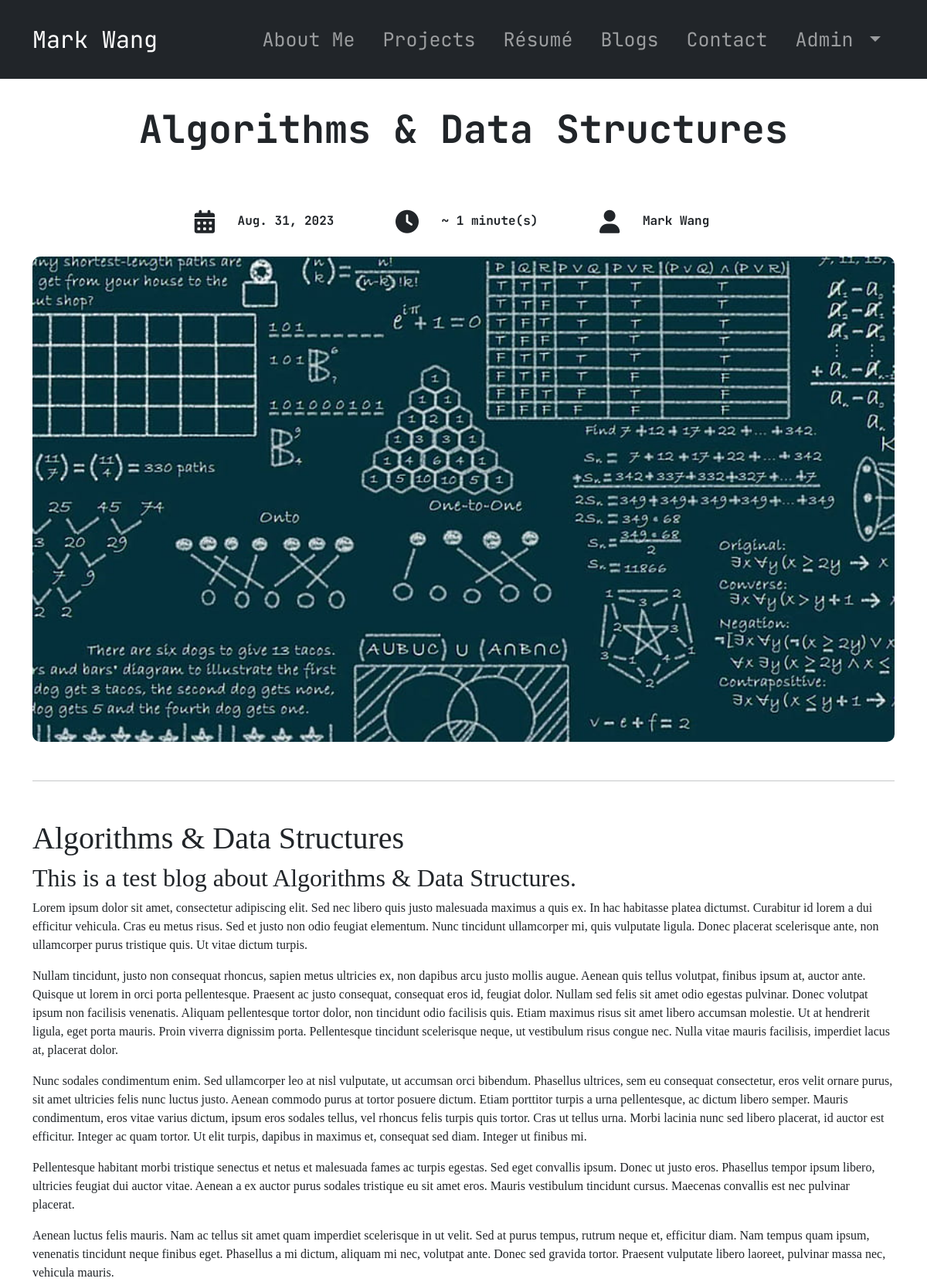
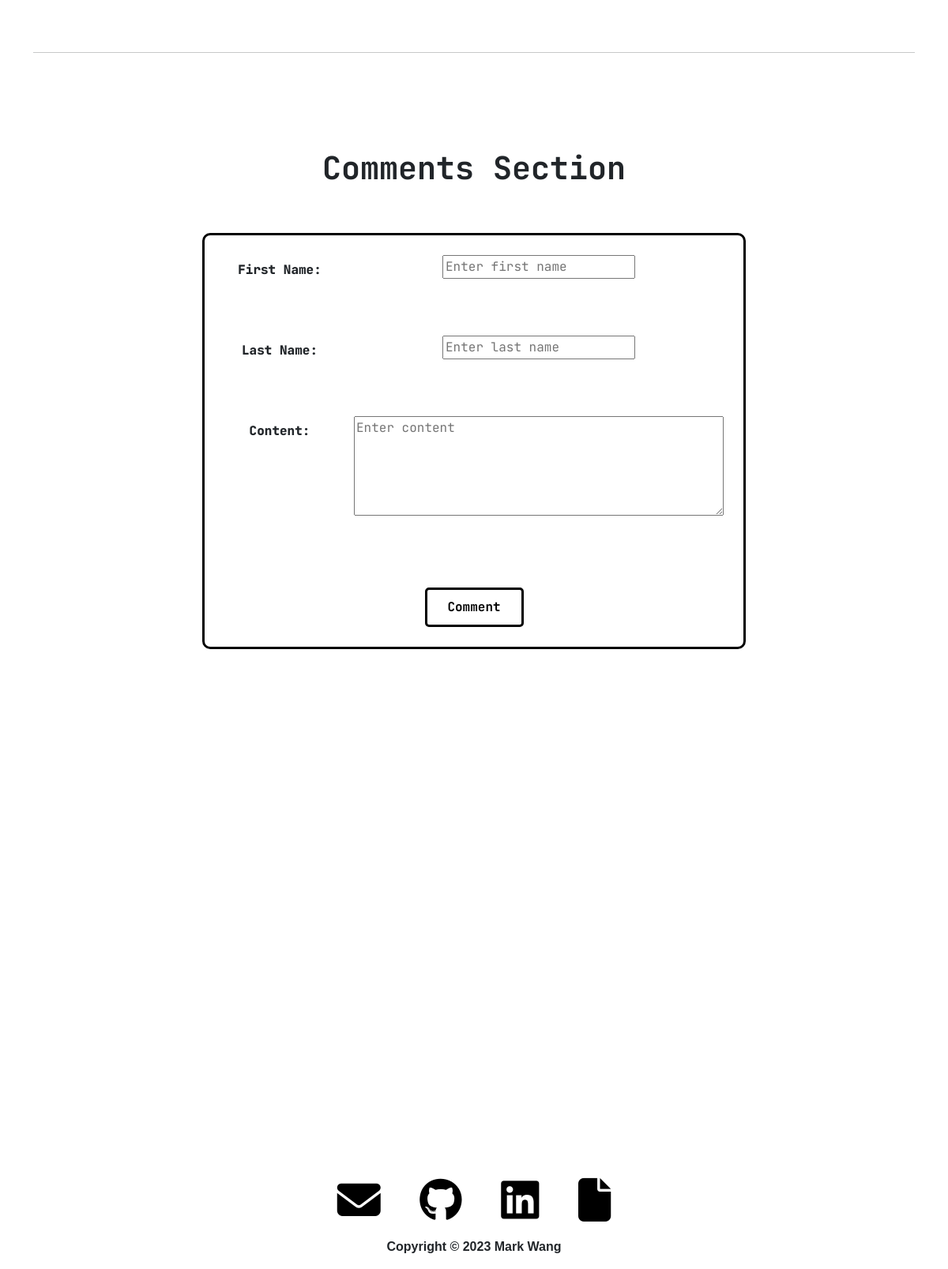
The app's page /blog/1 (signed in) with its own data (2 pictures, top to bottom).
### website/models.py (models this page shows, shortened)
class Blog(models.Model):
    title = models.CharField(max_length=128)
    description = models.TextField(max_length=512)
    content = models.TextField()
    date = models.DateField(auto_now_add=True)
    approx_length_min = models.IntegerField(default=5)
    image_path = models.CharField(max_length=64)
    comments = models.ManyToManyField(Comment, default=None, blank=True, related_name="blogs")
    is_active = models.BooleanField(default=True)

### website/views.py (the view)
# urls.py: 2. Add a URL to urlpatterns:  path('blog/', include('blog.urls'))
def blog(request, id):
    blog = Blog.objects.get(pk=id)
    return render(request, "website/blog.html", {
        "blog" : blog
    })

### website/templates/website/blog.html (shortened to what this page needs)
{% extends "website/layout.html" %}
{% load static %}
{% load markdownify %}
{% block body %}
    <div>
        <div class="page-title container">
            <div style="display: inline-block; margin-left: 25px; margin-right: 25px;">
                <h1 class="title" style="font-size: 50px;">{{ blog.title }}</h1>
            </div>
        </div>
        <div class="blog-info container">
            <div class="blog-info-elements">
                <i class="fa-solid fa-calendar-days"></i>
                <span>{{ blog.date }}</span>
            </div>
            <div class="blog-info-elements">
                <i class="fa-solid fa-clock"></i>
                <span>~ {{ blog.approx_length_min }} minute(s)</span>
            </div>
            <div class="blog-info-elements">
                <i class="fa-solid fa-user"></i>
                <span>Mark Wang</span>
            </div>
        </div>
        <div class="container blog-image-container">
            <img src="/static/website/images/{{ blog.image_path }}" class="blog-image">
        </div>
        <div class="blog-description container">
            <hr>
            <div style="display: inline-block; text-align: left;">
                {{blog.content | markdownify }}
            </div>
            <hr>
        </div>
        <section>
            <div class="container my-5 py-5">
                <div class="row d-flex justify-content-center" >
                    <div class="col-md-12 col-lg-10 col-xl-8">
                        <div class="card" style="border: none;">
                            <div class="card-body p-4">
                                <h1 class="text-center mb-4 pb-2" style="font-weight: bold;">Comments Section</h1>
                                <form id="comment-form" style="margin-top: 50px; margin-bottom: 50px;">
                                    <div class="comment-div">
                                        <div class="row mb-3">
                                            <label class="col-sm-3 col-form-label"><b>First Name:</b></label>
                                            <div class="col-sm-9">
                                                <input required id="comment-first-name" minlength="2" type="text" placeholder="Enter first name">
                                            </div>
                                        </div>
                                        <br> <br>
                                        <div class="row mb-3">
                                            <label class="col-sm-3 col-form-label"><b>Last Name:</b></label>
                                            <div class="col-sm-9">
                                                <input required id="comment-last-name" minlength="2" type="text" placeholder="Enter last name">
                                            </div>
                                        </div>
                                        <br> <br>
                                        <div class="row mb-3">
                                            <label class="col-sm-3 col-form-label"><b>Content:</b></label>
                                            <div class="col-sm-9">
                                                <textarea required rows="5" minlength="2" id="comment-content" placeholder="Enter content"></textarea>
                                            </div>
                                        </div>
                                        <input id="comment-submit" type="submit" value="Comment" class="paginator-button">
                                    </div>
                                </form>
                                <div class="row">
                                    <div class="col" id="comment-parent">
                                        <br> <br>
                                    </div>
                                </div>
                            </div>
                        </div>
                    </div>
                </div>
            </div>
        </section>
    </div>
{% endblock %}

### website/static/website/styles.css (style rules this page uses)
textarea { width: 100% !important; height: 100% !important; }
* { font-family: "JetBrains Mono"; overflow-wrap: break-word !important; }
i { font-size: 55px; margin-left: 20px; margin-right: 20px; }
.blog-info-elements { display: inline-block; }
.blog-description { margin: auto; max-width: 1200px; }
.blog-description * { font-family: "Georgia"; }
.blog-description hr { margin-bottom: 50px; margin-top: 50px; }
.blog-image { display: block; height: auto; width: 100%; margin-top: 35px; margin-bottom: 50px; border-radius: 10px; }
.paginator-button { display: inline-block; border: 3px solid black; border-radius: 5px; background-color: white; font-weight: bold; margin-top: 75px; margin-left: 25px; margin-right: 25px; padding: 10px; height: 50px; width: 125px; }
.comment-div { border: 3px solid black; border-radius: 10px; font-weight: bold; padding: 25px; }
.page-title { display: inline-block; text-align: center !important; }
.title { font-weight: bold; margin-bottom: 75px; }
.blog-info { height: 25px; margin-bottom: 20px; }
.blog-info i { font-size: 30px; vertical-align: middle; }
.blog-info span { font-weight: bold; margin-right: 50px; }
#comment-content { resize: vertical; vertical-align: top; }

### records on screen
Blog: title "Algorithms & Data Structures", date "Aug. 31, 2023", approx_length_min "1", image_path (picture), content "Algorithms & Data Structures This is a test blog about Algorithms & Data Structures. Lorem ipsum dolor sit amet, consectetur adipiscing elit. Sed nec libero quis justo malesuada maximus a quis ex. In hac habitasse platea dictumst. Curabitur id lorem a dui efficitur vehicula. Cras eu metus risus. Sed et justo non odio feugiat elementum. Nunc tincidunt ullamcorper mi, quis vulputate ligula. Donec placerat scelerisque ante, non ullamcorper purus tristique quis. Ut vitae dictum turpis. Nullam tincidunt, justo non consequat rhoncus, sapien metus ultricies ex, non dapibus arcu justo mollis augue. Aenean quis tellus volutpat, finibus ipsum at, auctor ante. Quisque ut lorem in orci porta…"
